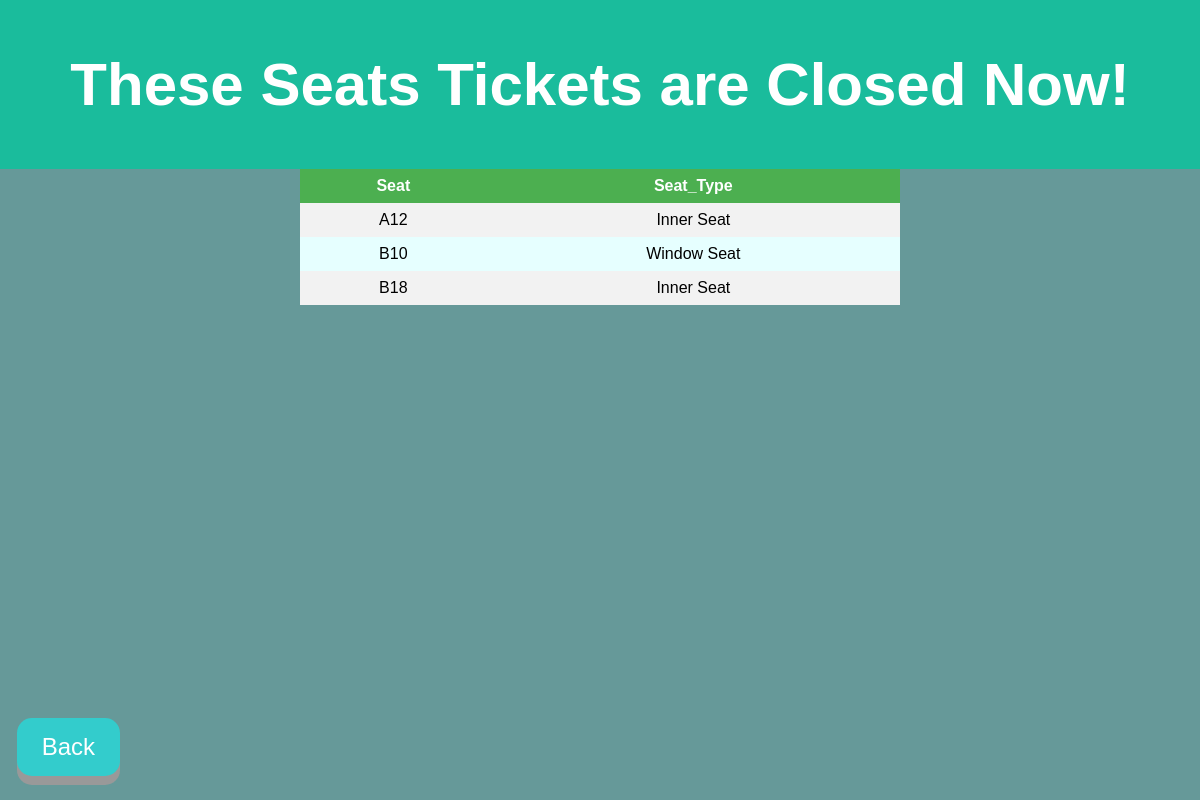
The app's page /closedseats/ (signed in) with its own data.
### selection/models.py (models this page shows, shortened)
class Seat(models.Model):
    seat_choice = [('Window Seat', 'Window Seat'), ('Inner Seat', 'Inner Seat')]
    no = models.CharField(max_length=5)
    name = models.CharField(max_length=10)
    seat_type = models.CharField(choices=seat_choice, max_length=30, default=None)
    vacant = models.BooleanField(default=False)

### selection/views.py (the view)
# urls.py: path('closedseats/',views.ShowClosedSeats,name='ShowClosedSeats'),
@login_required
def ShowClosedSeats(request):
    qr1 = Seat.objects.all()
    return render(request,'closedseats.html',{'qr1':qr1})

### selection/templates/closedseats.html (shortened to what this page needs)
{% load static %}
<!DOCTYPE html>
<html>
<head>
</head>
<body bgcolor="#669999">
<div class="header">
  <h1>These Seats Tickets are Closed Now!</h1>
</div>
<table>
  <tr>
    <th>Seat</th>
    <th>Seat_Type</th>
  </tr>
    {% for item in qr1 %}
    {% if   not item.vacant %}
    <tr>
        <td>  {{item.name}}</td>
        <td>  {{item.seat_type}}</td>
    </tr>
    {% endif %}
    {% endfor %}
</table>
<br></br><br></br>
<a href="{% url 'edit' %}" class="button">Back</a>
</body>
</html>

### selection/templates/closedseats.html (style rules this page uses)
.button { position:absolute; bottom: 3%; right:90%; display: inline-block; padding: 15px 25px; font-size: 24px; cursor: pointer; text-align: center; text-decoration: none; outline: none; color: #fff; background-color: #33cccc; border: none; border-radius: 15px; box-shadow: 0 9px #999; }
body { font-family: Arial; margin: 0; }
.header { padding: 10px; text-align: center; background: #1abc9c; color: white; font-size: 30px; }
table { border-collapse: collapse; width: 50%; margin-left: auto; margin-right: auto; }
th, td { text-align: center; padding: 8px; }
tr:nth-child(even) { background-color: #f2f2f2 }
tr:nth-child(odd) { background-color: #e6ffff }
th { background-color: #4CAF50; color: white; }

### records on screen
Seat: name "A12", seat_type "Inner Seat"
Seat: name "B10", seat_type "Window Seat"
Seat: name "B18", seat_type "Inner Seat"
